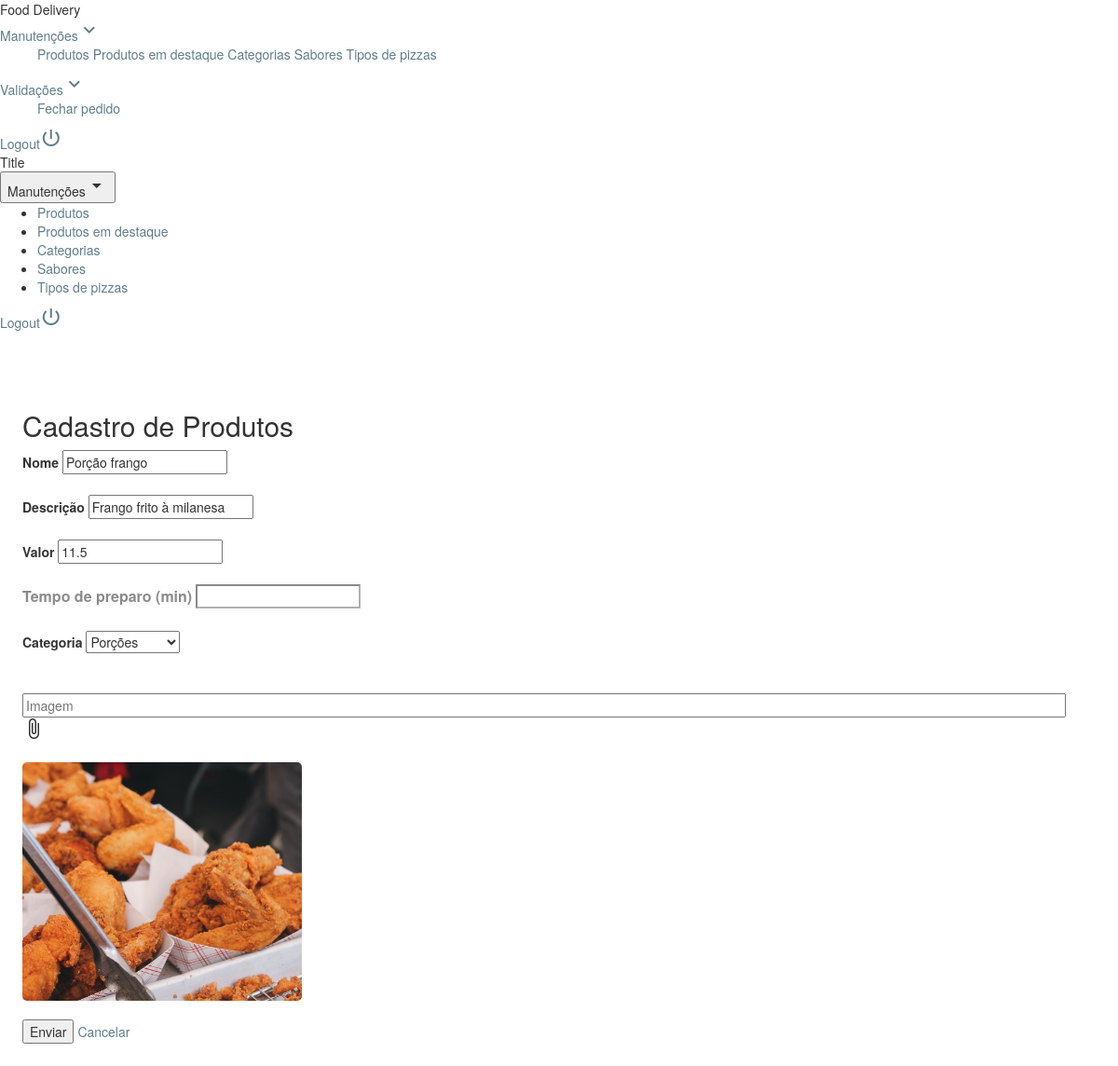
Screenshot of /admin/protected/administrador/index.php?ctrl=produto&acao=buscar&id=9 (signed in) with the database file from the repository.
### tables this page shows
CREATE TABLE `produto` (
  `idProduto` int(11) NOT NULL,
  `nome` varchar(20) NOT NULL,
  `descricao` varchar(200) NOT NULL,
  `tempoPreparo` time NOT NULL,
  `valor` float NOT NULL,
  `idCategoria` int(11) NOT NULL,
  `imagem` varchar(36) NOT NULL
);

CREATE TABLE `categoria` (
  `idCategoria` int(11) NOT NULL,
  `nome` varchar(15) NOT NULL,
  `descricao` varchar(200) NOT NULL,
  `imagem` varchar(40) NOT NULL
);

### admin/protected/controller/produto.php (called while the page is built, shortened)
<?php
require SERVER_ROOT.'admin/protected/model/produtoModel.php';
require SERVER_ROOT.'admin/protected/model/categoriaModel.php';
class Produto {
    private $model;
    function __construct() {
        $this->model = new ProdutoModel();
        $this->modelCategoria = new CategoriaModel();
    }
    public function buscar() {
        $registro = $this->model->buscar($_GET['id']);
        $categorias = $this->modelCategoria->buscarTodos(null, null, null, null);
        $action = "index.php?ctrl=produto&acao=atualizar&id=".$_GET['id'];
        require SERVER_ROOT.'admin/protected/view/produto/form.php';
    }
}

### admin/protected/libs/conexao.php (called while the page is built, shortened)
<?php
class Conexao {
    public function estabeleceConexao() {
        try {
            $this->bd = new PDO(
                    BD_TIPO.':host='.BD_HOST.';dbname='.BD_NOME,
                    BD_USUARIO,
                    BD_SENHA
                );
        } catch (PDOException $exc) {
            echo '<script>window.alert("Houve um problema com a conexão ao banco de dados!\nEntre em contato com o administrador do sistema!");</script>';
            exit;
        }
    }
}

### admin/protected/model/produtoModel.php (called while the page is built, shortened)
<?php
class ProdutoModel extends Conexao {
    public function buscar($id) {
        $select = "SELECT * FROM produto WHERE idProduto=:id";
        $query = $this->bd->prepare($select);
        $query->execute(array('id' => $id));
        return $query->fetch();
    }
}

### admin/protected/model/categoriaModel.php (called while the page is built, shortened)
<?php
class CategoriaModel extends Conexao {
    public function buscarTodos() {
        $select = "SELECT * FROM categoria ";
        $query = $this->bd->query($select);
        if (is_bool($query)) {
            return false;
        } else {
            return $query->fetchAll();
        }
    }
}

### admin/protected/view/produto/form.php (the view, shortened to what this page needs)
<h2>Cadastro de Produtos</h2>
<form action="<?php echo $action; ?>" method="POST" enctype="multipart/form-data" role="form">
    <div class="mdl-textfield mdl-js-textfield mdl-textfield--floating-label">
        <label class="mdl-textfield__label" for="nome">Nome</label>
        <input class="mdl-textfield__input" type="text" name="nome" value="<?php if (isset($registro)) echo $registro['nome'] ?>" required/>
    </div><br/>
    <div class="mdl-textfield mdl-js-textfield mdl-textfield--floating-label">
        <label class="mdl-textfield__label" for="descricao">Descrição</label>
        <input class="mdl-textfield__input" type="text" name="descricao" value="<?php if (isset($registro)) echo $registro['descricao'] ?>" required/>
    </div><br/>
    <div class="mdl-textfield mdl-js-textfield mdl-textfield--floating-label">
        <label class="mdl-textfield__label" for="valor">Valor</label>
        <input class="mdl-textfield__input" type="number" step="0.01" name="valor" value="<?php if (isset($registro)) echo $registro['valor'] ?>" required/>
    </div><br/>
    <div class="mdl-textfield mdl-js-textfield mdl-textfield--floating-label">
        <label class="mdl-textfield__label" for="tempoPreparo">Tempo de preparo (min)</label>
        <input class="mdl-textfield__input" type="number" name="tempoPreparo" value="<?php if (isset($registro)) echo $registro['tempoPreparo']; ?>" required/>
    </div><br/>
    <div class="mdl-textfield mdl-js-textfield mdl-textfield--floating-label">
        <label class="mdl-textfield__label" for="idCategoria">Categoria</label>
        <select class="mdl-textfield__input" name="idCategoria" required>
            <?php foreach ($categorias as $categoria) { ?>
                <option value = "<?php echo $categoria['idCategoria'] ?>"
                <?php
                if (isset($registro) && $registro['idCategoria'] == $categoria['idCategoria']) {
                    echo "selected";
                }
                ?>>
                            <?php echo $categoria['nome'] ?>
                </option>
            <?php } ?>
        </select>
    </div><br/><br/>
    <div class="mdl-textfield mdl-js-textfield mdl-textfield--file">
        <input class="mdl-textfield__input" placeholder="Imagem" type="text" id="uploadFile" readonly/>
        <div class="mdl-button mdl-button--primary mdl-button--icon mdl-button--file">
            <i class="material-icons">attach_file</i><input type="file" id="uploadBtn" name="imagem" <?php if(!isset($registro['imagem']))echo'required'; ?>>
        </div>
    </div><br/>
    <?php if (isset($registro['imagem'])) { ?>
        <div class="demo-card-image mdl-card mdl-shadow--2dp"></div>
        <br/>
        <?php } if (isset($registro['idProduto'])) { ?>
        <input type="hidden" value="<?= $registro['idProduto'] ?>" name="id">
    <?php } ?>
    <input class="mdl-button mdl-js-button mdl-button--raised
           mdl-js-ripple-effect mdl-button--colored"
           type="submit" value="Enviar"/>
    <a href="index.php?ctrl=produto"
       class="mdl-button mdl-js-button mdl-button--raised
       mdl-js-ripple-effect mdl-button--colored">Cancelar</a>
</form>

### admin/estilo.css (style rules this page uses)
.mdl-card { width: 100%; border-radius: 5px; padding: 2%; }
.mdl-textfield--file .mdl-textfield__input { box-sizing: border-box; width: calc(100% - 32px); }
.mdl-textfield--file .mdl-button--file { right: 0; }
.mdl-textfield.is-invalid .mdl-textfield__input { border-color: rgba(0,0,0, .46); }
.mdl-textfield.is-invalid .mdl-textfield__label:after { background-color: rgb(96, 125, 139); }
.mdl-textfield--floating-label.is-invalid .mdl-textfield__label { color: rgba(0,0,0,.46); }
.mdl-textfield--floating-label.is-invalid .mdl-textfield__label { color: rgba(0,0,0,.46); font-size: 16px; }
a { color: rgb(96, 125, 139); }

### admin/protected/administrador/index.php (style rules this page uses)
a { text-decoration: none !important; }

### rows the page displays
produto: nome "Porção frango", descricao "Frango frito à milanesa", valor "11.5", idCategoria "Porções"
